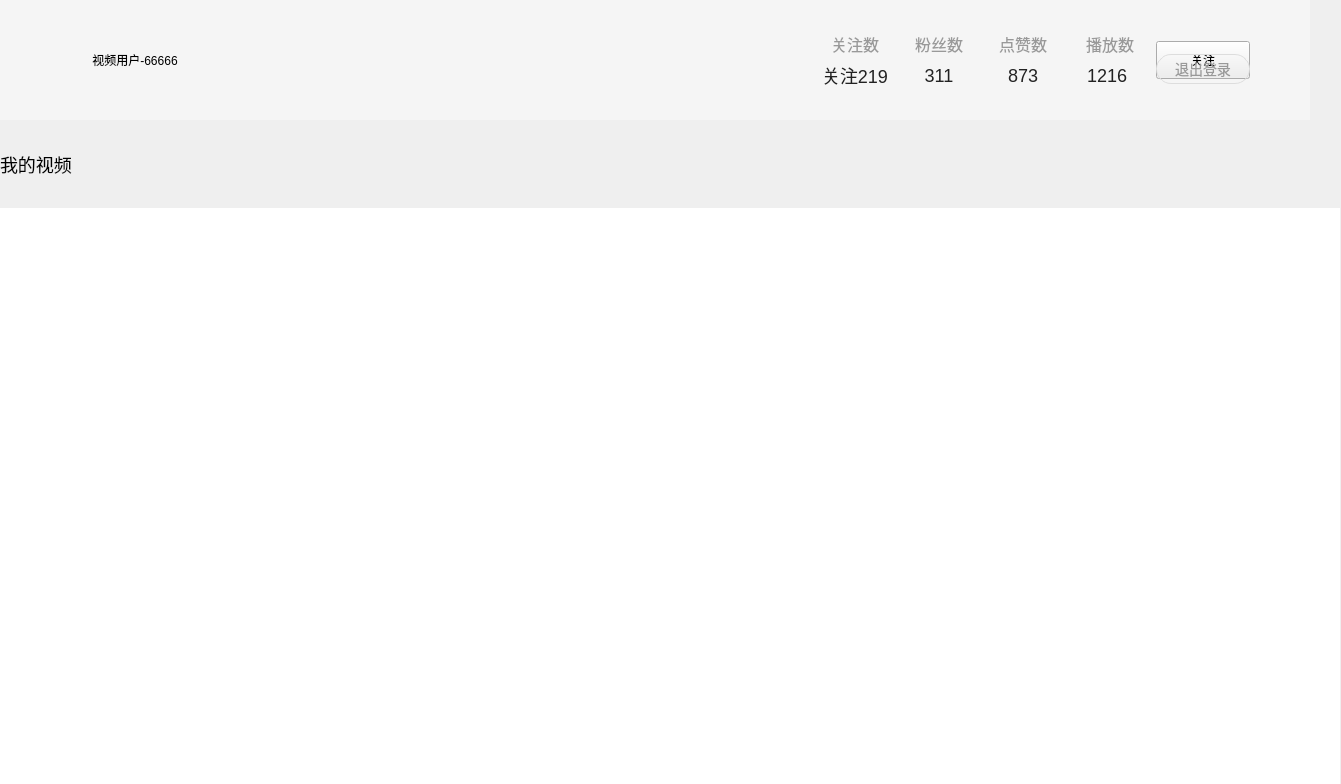
<?xml version="1.0" encoding="UTF-8"?>
<ui version="4.0">
 <class>MyselfWidget</class>
 <widget class="QWidget" name="MyselfWidget">
  <property name="geometry">
   <rect>
    <x>0</x>
    <y>0</y>
    <width>1341</width>
    <height>784</height>
   </rect>
  </property>
  <property name="windowTitle">
   <string>Form</string>
  </property>
  <layout class="QVBoxLayout" name="verticalLayout">
   <property name="leftMargin">
    <number>0</number>
   </property>
   <property name="topMargin">
    <number>0</number>
   </property>
   <property name="rightMargin">
    <number>0</number>
   </property>
   <property name="bottomMargin">
    <number>0</number>
   </property>
   <item>
    <widget class="QWidget" name="baseInfoArea" native="true">
     <property name="minimumSize">
      <size>
       <width>1310</width>
       <height>120</height>
      </size>
     </property>
     <property name="maximumSize">
      <size>
       <width>1310</width>
       <height>120</height>
      </size>
     </property>
     <property name="styleSheet">
      <string notr="true">#baseInfoArea{ background-color: #F5F5F5; }</string>
     </property>
     <layout class="QHBoxLayout" name="horizontalLayout">
      <property name="spacing">
       <number>0</number>
      </property>
      <property name="leftMargin">
       <number>24</number>
      </property>
      <property name="topMargin">
       <number>0</number>
      </property>
      <property name="rightMargin">
       <number>60</number>
      </property>
      <property name="bottomMargin">
       <number>0</number>
      </property>
      <item>
       <widget class="QWidget" name="userInfoBox" native="true">
        <property name="minimumSize">
         <size>
          <width>808</width>
          <height>0</height>
         </size>
        </property>
        <property name="maximumSize">
         <size>
          <width>808</width>
          <height>16777215</height>
         </size>
        </property>
        <layout class="QHBoxLayout" name="horizontalLayout_2">
         <property name="spacing">
          <number>8</number>
         </property>
         <property name="leftMargin">
          <number>0</number>
         </property>
         <property name="topMargin">
          <number>0</number>
         </property>
         <property name="rightMargin">
          <number>0</number>
         </property>
         <property name="bottomMargin">
          <number>0</number>
         </property>
         <item>
          <widget class="AvatarButton" name="avatarBtn">
           <property name="minimumSize">
            <size>
             <width>60</width>
             <height>60</height>
            </size>
           </property>
           <property name="maximumSize">
            <size>
             <width>60</width>
             <height>60</height>
            </size>
           </property>
           <property name="styleSheet">
            <string notr="true">#avatarBtn {
	 background-color: transparent; 
	border:none; 
	border-radius: 30px; 
	border-image: url(:/images/myself/defaultAvatar.png);
 }</string>
           </property>
           <property name="text">
            <string/>
           </property>
           <property name="iconSize">
            <size>
             <width>60</width>
             <height>60</height>
            </size>
           </property>
          </widget>
         </item>
         <item>
          <widget class="QPushButton" name="nicknameBtn">
           <property name="styleSheet">
            <string notr="true">border:none;</string>
           </property>
           <property name="text">
            <string>视频用户-66666</string>
           </property>
          </widget>
         </item>
         <item>
          <widget class="QPushButton" name="settingBtn">
           <property name="minimumSize">
            <size>
             <width>65</width>
             <height>20</height>
            </size>
           </property>
           <property name="maximumSize">
            <size>
             <width>65</width>
             <height>20</height>
            </size>
           </property>
           <property name="styleSheet">
            <string notr="true">#settingBtn{ 
	border:none; 
	border-image : url(:/images/myself/xiugai.png); 
}
</string>
           </property>
           <property name="text">
            <string/>
           </property>
          </widget>
         </item>
         <item>
          <spacer name="horizontalSpacer">
           <property name="orientation">
            <enum>Qt::Orientation::Horizontal</enum>
           </property>
           <property name="sizeHint" stdset="0">
            <size>
             <width>534</width>
             <height>20</height>
            </size>
           </property>
          </spacer>
         </item>
        </layout>
       </widget>
      </item>
      <item>
       <widget class="QWidget" name="videoNumBox" native="true">
        <layout class="QGridLayout" name="gridLayout">
         <property name="leftMargin">
          <number>0</number>
         </property>
         <property name="topMargin">
          <number>31</number>
         </property>
         <property name="rightMargin">
          <number>0</number>
         </property>
         <property name="bottomMargin">
          <number>31</number>
         </property>
         <property name="horizontalSpacing">
          <number>14</number>
         </property>
         <item row="0" column="2" colspan="2">
          <widget class="QLabel" name="likeLabel">
           <property name="minimumSize">
            <size>
             <width>70</width>
             <height>0</height>
            </size>
           </property>
           <property name="maximumSize">
            <size>
             <width>70</width>
             <height>16777215</height>
            </size>
           </property>
           <property name="styleSheet">
            <string notr="true">#likeLabel {
 font-family : 微软雅⿊; 
font-size: 16px; 
color: #999999;
 }</string>
           </property>
           <property name="text">
            <string>点赞数</string>
           </property>
           <property name="alignment">
            <set>Qt::AlignmentFlag::AlignCenter</set>
           </property>
          </widget>
         </item>
         <item row="1" column="1">
          <widget class="QLabel" name="fansCountLabel">
           <property name="minimumSize">
            <size>
             <width>70</width>
             <height>0</height>
            </size>
           </property>
           <property name="maximumSize">
            <size>
             <width>70</width>
             <height>16777215</height>
            </size>
           </property>
           <property name="styleSheet">
            <string notr="true">#fansCountLabel { 
font-family : 微软雅⿊; 
font-size: 18px; 
color: #222222; 
}</string>
           </property>
           <property name="text">
            <string>311</string>
           </property>
           <property name="alignment">
            <set>Qt::AlignmentFlag::AlignCenter</set>
           </property>
          </widget>
         </item>
         <item row="1" column="0">
          <widget class="QLabel" name="attentionCountLabel">
           <property name="minimumSize">
            <size>
             <width>70</width>
             <height>0</height>
            </size>
           </property>
           <property name="maximumSize">
            <size>
             <width>70</width>
             <height>16777215</height>
            </size>
           </property>
           <property name="styleSheet">
            <string notr="true">#attentionCountLabel { 
font-family : 微软雅⿊; 
font-size: 18px; 
color: #222222; 
}</string>
           </property>
           <property name="text">
            <string>关注219</string>
           </property>
           <property name="alignment">
            <set>Qt::AlignmentFlag::AlignCenter</set>
           </property>
          </widget>
         </item>
         <item row="1" column="2">
          <widget class="QLabel" name="likeCountLabel">
           <property name="minimumSize">
            <size>
             <width>70</width>
             <height>0</height>
            </size>
           </property>
           <property name="maximumSize">
            <size>
             <width>70</width>
             <height>16777215</height>
            </size>
           </property>
           <property name="styleSheet">
            <string notr="true">#likeCountLabel { 
font-family : 微软雅⿊; 
font-size: 18px; 
color: #222222; 
}</string>
           </property>
           <property name="text">
            <string>873</string>
           </property>
           <property name="alignment">
            <set>Qt::AlignmentFlag::AlignCenter</set>
           </property>
          </widget>
         </item>
         <item row="1" column="3" colspan="2">
          <widget class="QLabel" name="playCountLabel">
           <property name="minimumSize">
            <size>
             <width>70</width>
             <height>0</height>
            </size>
           </property>
           <property name="maximumSize">
            <size>
             <width>70</width>
             <height>16777215</height>
            </size>
           </property>
           <property name="styleSheet">
            <string notr="true">#playCountLabel { 
font-family : 微软雅⿊; 
font-size: 18px; 
color: #222222; 
}</string>
           </property>
           <property name="text">
            <string>1216</string>
           </property>
           <property name="alignment">
            <set>Qt::AlignmentFlag::AlignCenter</set>
           </property>
          </widget>
         </item>
         <item row="0" column="0">
          <widget class="QLabel" name="attentionLabel">
           <property name="minimumSize">
            <size>
             <width>70</width>
             <height>0</height>
            </size>
           </property>
           <property name="maximumSize">
            <size>
             <width>70</width>
             <height>16777215</height>
            </size>
           </property>
           <property name="styleSheet">
            <string notr="true">#attentionLabel { 
font-family : 微软雅⿊; 
font-size: 16px; 
color: #999999; }</string>
           </property>
           <property name="text">
            <string>关注数</string>
           </property>
           <property name="alignment">
            <set>Qt::AlignmentFlag::AlignCenter</set>
           </property>
          </widget>
         </item>
         <item row="0" column="1">
          <widget class="QLabel" name="fansLabel">
           <property name="minimumSize">
            <size>
             <width>70</width>
             <height>0</height>
            </size>
           </property>
           <property name="maximumSize">
            <size>
             <width>70</width>
             <height>16777215</height>
            </size>
           </property>
           <property name="styleSheet">
            <string notr="true">#fansLabel {
 font-family : 微软雅⿊; 
font-size: 16px; 
color: #999999;
 }</string>
           </property>
           <property name="text">
            <string>粉丝数</string>
           </property>
           <property name="alignment">
            <set>Qt::AlignmentFlag::AlignCenter</set>
           </property>
          </widget>
         </item>
         <item row="0" column="4">
          <widget class="QLabel" name="playLabel">
           <property name="minimumSize">
            <size>
             <width>70</width>
             <height>0</height>
            </size>
           </property>
           <property name="maximumSize">
            <size>
             <width>70</width>
             <height>16777215</height>
            </size>
           </property>
           <property name="toolTipDuration">
            <number>-4</number>
           </property>
           <property name="styleSheet">
            <string notr="true">#playLabel {
 font-family : 微软雅⿊; 
font-size: 16px; 
color: #999999;
 }</string>
           </property>
           <property name="text">
            <string>播放数</string>
           </property>
           <property name="alignment">
            <set>Qt::AlignmentFlag::AlignLeading|Qt::AlignmentFlag::AlignLeft|Qt::AlignmentFlag::AlignVCenter</set>
           </property>
          </widget>
         </item>
        </layout>
       </widget>
      </item>
      <item>
       <widget class="QWidget" name="btnBox" native="true">
        <property name="minimumSize">
         <size>
          <width>94</width>
          <height>0</height>
         </size>
        </property>
        <property name="maximumSize">
         <size>
          <width>94</width>
          <height>16777215</height>
         </size>
        </property>
        <widget class="AttentionButton" name="attentionBtn">
         <property name="geometry">
          <rect>
           <x>0</x>
           <y>41</y>
           <width>94</width>
           <height>38</height>
          </rect>
         </property>
         <property name="text">
          <string>关注</string>
         </property>
        </widget>
        <widget class="QPushButton" name="quitBtn">
         <property name="geometry">
          <rect>
           <x>0</x>
           <y>54</y>
           <width>94</width>
           <height>30</height>
          </rect>
         </property>
         <property name="styleSheet">
          <string notr="true">#quitBtn{ 
border-radius : 15px; 
border : 1px solid #DDDDDD; 
font-family : 微软雅⿊; 
color : #999999; 
font-size : 14px;
 }</string>
         </property>
         <property name="text">
          <string>退出登录</string>
         </property>
        </widget>
       </widget>
      </item>
     </layout>
    </widget>
   </item>
   <item>
    <widget class="QWidget" name="titleBar" native="true">
     <property name="minimumSize">
      <size>
       <width>1310</width>
       <height>76</height>
      </size>
     </property>
     <property name="maximumSize">
      <size>
       <width>1310</width>
       <height>76</height>
      </size>
     </property>
     <layout class="QHBoxLayout" name="horizontalLayout_3">
      <property name="spacing">
       <number>0</number>
      </property>
      <property name="leftMargin">
       <number>0</number>
      </property>
      <property name="topMargin">
       <number>0</number>
      </property>
      <property name="rightMargin">
       <number>9</number>
      </property>
      <property name="bottomMargin">
       <number>0</number>
      </property>
      <item>
       <widget class="QLabel" name="myVideoLabel">
        <property name="styleSheet">
         <string notr="true">#myVideoLabel { 
font-family : 微软雅⿊; 
font-size: 18px; 
line-height: 24px; 
}</string>
        </property>
        <property name="text">
         <string>我的视频</string>
        </property>
       </widget>
      </item>
      <item>
       <spacer name="horizontalSpacer_2">
        <property name="orientation">
         <enum>Qt::Orientation::Horizontal</enum>
        </property>
        <property name="sizeHint" stdset="0">
         <size>
          <width>1110</width>
          <height>20</height>
         </size>
        </property>
       </spacer>
      </item>
      <item>
       <widget class="QPushButton" name="uploadVideoBtn">
        <property name="minimumSize">
         <size>
          <width>116</width>
          <height>30</height>
         </size>
        </property>
        <property name="maximumSize">
         <size>
          <width>116</width>
          <height>30</height>
         </size>
        </property>
        <property name="styleSheet">
         <string notr="true">#uploadVideoBtn { 
	border-radius: 15px; 
	border-image:url(:/images/myself/shangchuanshipin.png);
 }</string>
        </property>
        <property name="text">
         <string/>
        </property>
       </widget>
      </item>
     </layout>
    </widget>
   </item>
   <item>
    <widget class="QWidget" name="videoInfoArea" native="true">
     <property name="minimumSize">
      <size>
       <width>1340</width>
       <height>0</height>
      </size>
     </property>
     <property name="maximumSize">
      <size>
       <width>1340</width>
       <height>16777215</height>
      </size>
     </property>
     <layout class="QHBoxLayout" name="horizontalLayout_4">
      <property name="spacing">
       <number>0</number>
      </property>
      <property name="leftMargin">
       <number>0</number>
      </property>
      <property name="topMargin">
       <number>0</number>
      </property>
      <property name="rightMargin">
       <number>0</number>
      </property>
      <property name="bottomMargin">
       <number>0</number>
      </property>
      <item>
       <widget class="QScrollArea" name="scrollArea">
        <property name="styleSheet">
         <string notr="true">#scrollArea { 
border : none;
 background-color: FFFFFF;
 }

QScrollBar:vertical{ /*垂直滚动条*/
border : none; 
background-color : #FFFFFF; 
width : 10px; 
}

QScrollBar::handle:vertical{ /*设置垂直滚动条⼿柄*/ 
border : none; 
border-radius : 5px; 
background-color : #E8E8E8; 
min-height: 134px; 
}

QScrollBar::up-arrow:vertical, 
QScrollBar::down-arrow:vertical
{
border:none; 
width: 0px; 
height: 0px; 
}</string>
        </property>
        <property name="widgetResizable">
         <bool>true</bool>
        </property>
        <widget class="QWidget" name="scrollAreaWidgetContents">
         <property name="geometry">
          <rect>
           <x>0</x>
           <y>0</y>
           <width>1340</width>
           <height>574</height>
          </rect>
         </property>
         <property name="styleSheet">
          <string notr="true">#scrollAreaWidgetContents { background-color: #FFFFFF; }</string>
         </property>
         <layout class="QVBoxLayout" name="verticalLayout_2">
          <property name="spacing">
           <number>0</number>
          </property>
          <property name="leftMargin">
           <number>0</number>
          </property>
          <property name="topMargin">
           <number>0</number>
          </property>
          <property name="rightMargin">
           <number>0</number>
          </property>
          <property name="bottomMargin">
           <number>0</number>
          </property>
          <item>
           <widget class="QWidget" name="container" native="true">
            <layout class="QVBoxLayout" name="verticalLayout_3">
             <property name="spacing">
              <number>0</number>
             </property>
             <property name="leftMargin">
              <number>0</number>
             </property>
             <property name="topMargin">
              <number>0</number>
             </property>
             <property name="rightMargin">
              <number>0</number>
             </property>
             <property name="bottomMargin">
              <number>0</number>
             </property>
             <item>
              <layout class="QGridLayout" name="layout">
               <property name="leftMargin">
                <number>5</number>
               </property>
               <property name="spacing">
                <number>20</number>
               </property>
              </layout>
             </item>
            </layout>
           </widget>
          </item>
         </layout>
        </widget>
       </widget>
      </item>
     </layout>
    </widget>
   </item>
  </layout>
 </widget>
 <customwidgets>
  <customwidget>
   <class>AvatarButton</class>
   <extends>QPushButton</extends>
   <header>avatarbutton.h</header>
  </customwidget>
  <customwidget>
   <class>AttentionButton</class>
   <extends>QPushButton</extends>
   <header location="global">myselfwidget.h</header>
  </customwidget>
 </customwidgets>
 <resources/>
 <connections/>
</ui>
